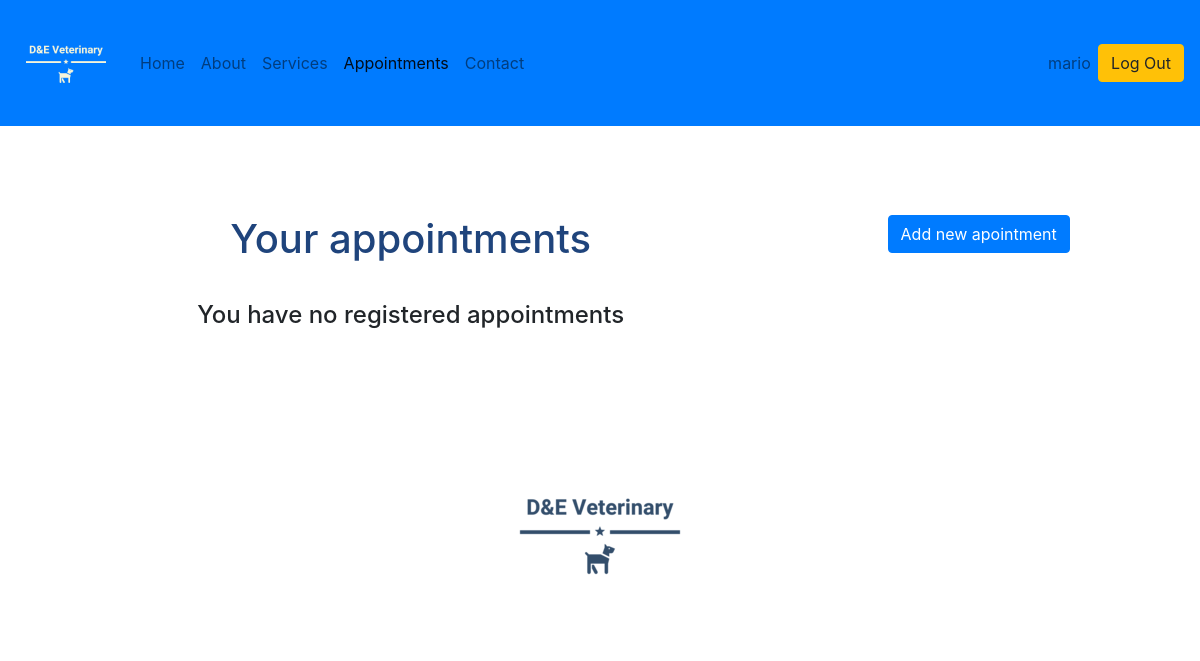
The page /app (signed in) on the database as committed earlier.
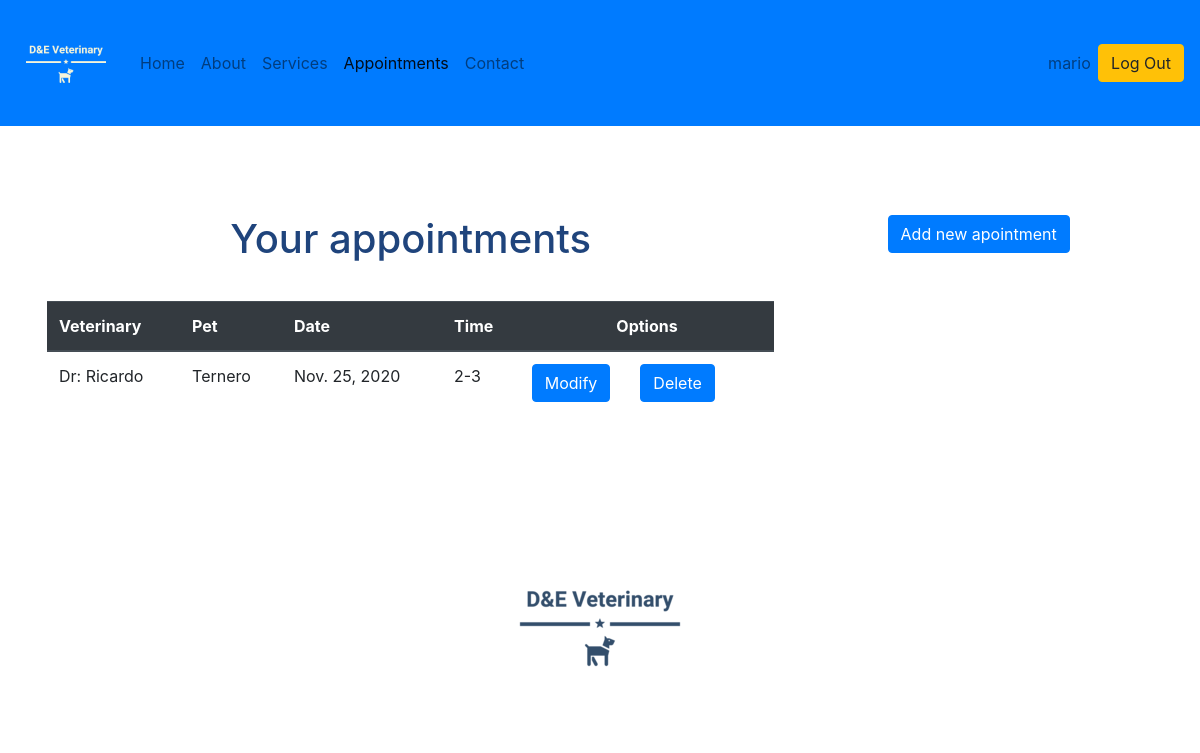
The same page on the database as committed later.
### appointments/models.py (models this page shows, shortened)
class Appointments(models.Model):
    client = models.ForeignKey(Client,on_delete=models.CASCADE)
    veterinary = models.ForeignKey(Veterinary,on_delete=models.CASCADE)
    date = models.DateField()
    time = models.CharField(max_length=5,choices=HOURS)
    pet = models.ForeignKey(Pet,on_delete=models.CASCADE)
    reason = models.CharField(max_length=30)
    req_date = models.DateTimeField()

class Veterinary(models.Model):
    username = models.CharField(max_length=10)
    name = models.CharField(max_length=50)
    email = models.EmailField()
    password = models.CharField(max_length=20)
    telephone = models.PositiveIntegerField()

class Pet(models.Model):
    owner = models.ForeignKey(Client,on_delete=models.CASCADE)
    name = models.CharField(max_length=20)
    gender = models.CharField(max_length=1,choices=GENDERS)
    age = models.PositiveIntegerField()
    species = models.CharField(max_length=20)

### appointments/views.py (the view)
# urls.py: path('app', views.app, name='app'),
def app(request):
    username=''
    try:
        username=request.session['username']
    except KeyError:
        request.session['username']=''
    if username=='':
        userlogform=UserLogForm()
        context={
            'username': username,
            'userlogform': userlogform,
            'note':'',
        }
        return render(request,'appointments/login.html',context)
    else:
        uname=request.session['username']
        client_object=Client.objects.get(username=uname)
        user_apps=Appointments.objects.filter(client=client_object).order_by('date')
        if user_apps.count()>0:
            has_apps=True
        else:
            has_apps=False
        note="Your appointments"
        context = {
            'note': note,
            'username': uname,
            'user_apps':user_apps,
            'has_apps':has_apps,
        }
        return render(request,'appointments/summary.html',context)

### appointments/templates/appointments/summary.html (shortened to what this page needs)
{% extends 'appointments/base.html' %}
{% load static %}
{% load widget_tweaks %}
{% load bootstrap4 %}
{% block block_app %}
<li class="nav-item active">
  <a class="nav-link" href="{% url 'appointments:app' %}">Appointments<span class="sr-only">(current)</span></a>
</li>
{% endblock %}
{% block content %}
    <div class="jumbotron" style="background-color: rgb(255, 255, 255) !important;">
    <div class="container">
      <div class="row">
        <div class="col-8">
          <h1 style="text-align: center; color: rgb(31, 68, 124);">Your appointments</h1>
          {% if has_apps%}
            <table class="table">
              <thead class="thead-dark">
                <tr>
                  <th scope="col">Veterinary</th>
                  <th scope="col">Pet</th>
                  <th scope="col">Date</th>
                  <th scope="col">Time</th>
                  <th scope="col" class="text-center">Options</th>
                </tr>
              </thead>
              <tbody>
                {% for appointment in user_apps%}
                <tr>
                  <td>Dr: {{appointment.veterinary.name}}</td>
                  <td>{{appointment.pet.name}}</td>
                  <td>{{appointment.date}}</td>
                  <td>{{appointment.time}}</td>
                  <td>
                    <div class="row">
                      <form action="{% url 'appointments:usermodapp' appointment.id %}" method="POST">
                        <div class="col-md-12 text-center">
                          <input class="btn btn-primary" type="submit" value="Modify">
                        </div>
                      </form>
                      <form action="{% url 'appointments:userdelapp' appointment.id %}" method="POST">
                        <div class="col-md-12 text-center">
                          <input class="btn btn-primary" type="submit" value="Delete">
                        </div>
                      </form>
                    </div>
                  </td>
                </tr>
                {% endfor %}
              </tbody>
            </table>
          {% else %}
          <h4 style="text-align: center;">You have no registered appointments</h4>
          {% endif%}
        </div>
        <div class="col-4">
          <form action="{% url 'appointments:usernewapp' %}" method="POST">
            <div class="col-md-12 text-center">
              <input class="btn btn-primary" type="submit" value="Add new apointment">
            </div>
          </form>
        </div>
      </div>
    </div>
  </div>
{% endblock %}
{% block footer %}
<div class="container text-center">
  <img class="img-rounded" src="{% static 'images/logot.png' %}" alt="Card image cap">
</div>
{% endblock %}

Rows that differ between the two databases and show on the page:
added Appointments: veterinary.name "Ricardo", pet.name "Ternero", date "Nov. 25, 2020", time "2-3"
Other text that changed with them:
text no longer shown: "You have no registered appointments"
text now shown: "Veterinary Pet Date Time Options"
